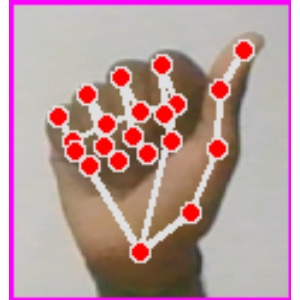
#> input picture 2/Data/A/Image_1695577684.7998803.jpg, 300 x 300 px; its folder holds only this picture in this run
$ python 2.h.py
#> lines starting #> are read from the running program, lines starting #| are printed output that depends on the picture
import numpy as np
import cv2
import os

# Input and output folder paths
input_root_folder = 'Data'
output_root_folder = 'Region-Based Segmentation (Region Splitting and Merging Algorithm)/'

# Ensure the output folder exists; create it if not
if not os.path.exists(output_root_folder):
    os.makedirs(output_root_folder)


def split_and_merge(image, threshold, min_region_size=10):
    h, w = image.shape[:2]

    stack = [(0, 0, h, w)]  # Initialize stack with the whole image coordinates

    while stack:
        top, left, bottom, right = stack.pop()

        region = image[top:bottom, left:right]

        if region.shape[0] > min_region_size and region.shape[1] > min_region_size:
            mean_value = np.mean(region)

            if np.any(np.abs(region - mean_value) > threshold):
                mid_vertical = (top + bottom) // 2
                mid_horizontal = (left + right) // 2

                stack.extend([
                    (top, left, mid_vertical, mid_horizontal),
                    (top, mid_horizontal, mid_vertical, right),
                    (mid_vertical, left, bottom, mid_horizontal),
                    (mid_vertical, mid_horizontal, bottom, right)
                ])
            else:
                image[top:bottom, left:right] = mean_value  # Merge the region

    return image


def perform_linear_negation(input_path, output_path):
#> called with input_path = 'Data/A/Image_1695577684.7998803.jpg'
    image = cv2.imread(input_path)
#> image is the input picture: shape (300, 300, 3); mean B, G, R 154.9, 153.2, 185.3


    gray_image = cv2.cvtColor(image, cv2.COLOR_BGR2GRAY)
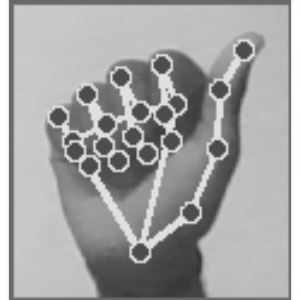
#> gray_image: shape (300, 300); min 50, max 255, mean 163

    # Seed coordinates (starting point for region growing)
    splitting_threshold = 50  # Adjust as needed

    splitting_threshold = 50  # Adjust as needed

    # Set the minimum region size to prevent infinite recursion
    min_region_size = 10  # Adjust as needed

    # Perform region splitting and merging
    result= split_and_merge(gray_image.copy(), splitting_threshold, min_region_size)
#> the loop in split_and_merge, `while stack:` made 973 passes
#> mean_value on passes 1, 2, 3, 4, 5, 10, 15, 20, 21, 22, 27, 32: 163, 157.2, 191.9, 194, 202.7, 176.7, 207.6, 188.9, 184, 178.1, 177.6, 190.2
#> pass 2, in split_and_merge, `region = image[top:bottom, left:right]`:
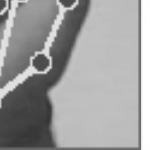
#> region: shape (150, 150); min 50, max 255, mean 157.2
#> pass 3, in split_and_merge, `region = image[top:bottom, left:right]`:
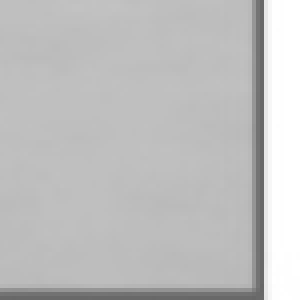
#> region: shape (75, 75) (shown 4 times larger); min 103, max 255, mean 191.9
#> after the loop in split_and_merge, `while stack:`: stack = []

    cv2.imwrite(output_path, result)

# Recursively process images in subfolders from 'A' to 'Z'
for folder_name in os.listdir(input_root_folder):
    folder_path = os.path.join(input_root_folder, folder_name)

    # Check if it's a directory
    if os.path.isdir(folder_path):
        # Create a corresponding output folder
        output_folder = os.path.join(output_root_folder, folder_name)
        if not os.path.exists(output_folder):
            os.makedirs(output_folder)

        # Process images in the current subfolder
        for filename in os.listdir(folder_path):
            if filename.endswith('.jpg') or filename.endswith('.png'):  # Filter for image files
                input_path = os.path.join(folder_path, filename)
                output_path = os.path.join(output_folder, filename)

                # Perform the piecewise-linear transformation on the image
                perform_linear_negation(input_path, output_path)
#> pass 2 of the loop `for folder_name in os.listdir(input_root_folder):`:
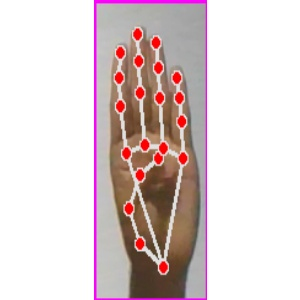
#> input picture 2/Data/B/Image_1695574336.3545885.jpg, 300 x 300 px
#> in perform_linear_negation, image is the input picture: shape (300, 300, 3); mean B, G, R 208.1, 207.8, 221.6
#> in perform_linear_negation (call 2), `gray_image = cv2.cvtColor(image, cv2.COLOR_BGR2GRAY)`:
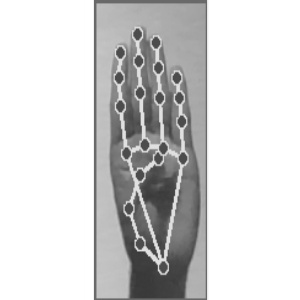
#> gray_image: shape (300, 300); min 56, max 255, mean 212
#> the loop in split_and_merge (call 2), `while stack:` made 573 passes
#> mean_value on passes 1, 2, 3, 4, 5, 6, 11, 16: 212, 202.8, 255, 150.3, 207.2, 245.5, 169.8, 245.5
#> pass 2, in split_and_merge (call 2), `region = image[top:bottom, left:right]`:
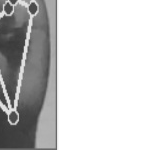
#> region: shape (150, 150); min 57, max 255, mean 202.8
